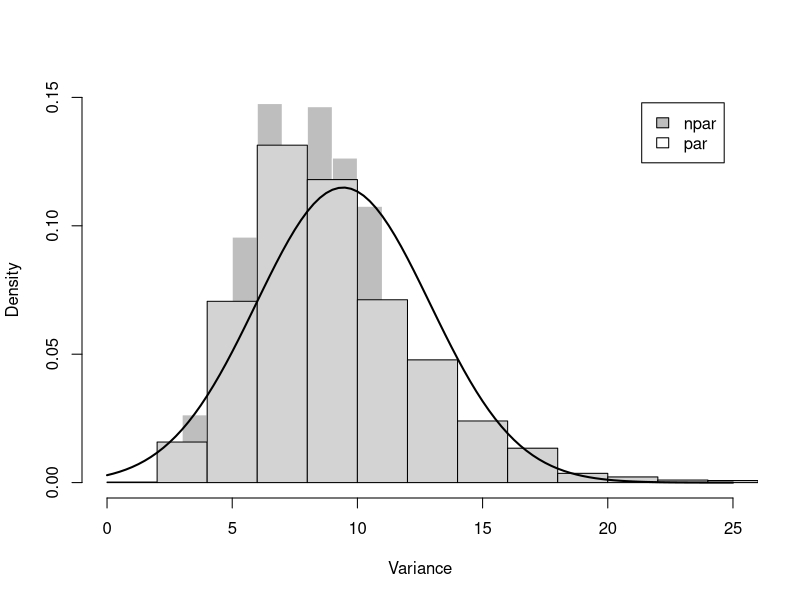

This chart was generated by the following R code:

##--------------------------------------------------------------------##
## Stat 591                                                           ##
## Author: Ryan Martin (rgmartin@math.uic.edu)                        ##
## Date: 08/30/2013                                                   ##
## R code for likelihood & bootstrap inference on the gamma variance  ##
##--------------------------------------------------------------------##


## Generic function for the Newton (or Newton-Raphson) optimization method

# Note: The optimization methods built in to R (e.g., 'optim') are better 
# than this implementation of the Newton method given here, which is just 
# for illustration purposes (so students can see how to write their own
# implementation of Newton's method).  With this version, you might find 
# that if the initial guess is poor, then the method will not converge to 
# a solution.  The built-in methods in R are faster and more stable.

newton <- function(f, df, x0, eps=1e-08, maxiter=1000, ...) {

  if(!exists("ginv")) library(MASS)
  x <- x0
  t <- 0

  repeat {

    t <- t + 1
    x.new <- x - as.numeric(ginv(df(x, ...)) %*% f(x, ...))
    if(mean(abs(x.new - x)) < eps | t >= maxiter) {

      if(t >= maxiter) warning("Maximum number of iterations reached!")
      break

    }
    x <- x.new

  }

  out <- list(solution=x.new, value=f(x.new, ...), iter=t)
  return(out)

}



## Auxiliary functions

# Derivative of the gamma log-likelihood

dl <- function(theta, X, n) {

  alpha <- theta[1]
  beta <- theta[2]
  o1 <- -n * log(beta) - n * digamma(alpha) + sum(log(X))
  o2 <- -n * alpha / beta + n * mean(X) / beta**2
  return(c(o1, o2))

}

# Second derivative of the gamma log-likelihood

ddl <- function(theta, X, n) {

  alpha <- theta[1]
  beta <- theta[2]
  o11 <- -n * trigamma(alpha)
  o12 <- -n / beta
  o22 <- -n * (2 * mean(X) / beta**3 - alpha / beta**2)
  return(matrix(c(o11, o12, o12, o22), 2, 2, byrow=TRUE))

}

# Gamma method of moments estimation

gamma.mme <- function(X) {

  m <- mean(X)
  v <- var(X)
  return(c(m**2 / v, v / m))

}


## Gamma maximum likelihood estimation

X <- c(6.00, 5.98, 7.81, 6.77, 10.64, 13.63, 10.53, 8.92, 3.77, 5.78,
       6.32, 4.44, 5.34, 1.54, 4.42, 4.71, 6.12, 2.57, 9.47, 9.03)
n <- length(X)
mme <- gamma.mme(X)                             # method of moments estimator
mle <- newton(dl, ddl, mme, X=X, n=n)$solution  # maximum likelihood estimator
print(rbind(mme=mme, mle=mle))


## Asymptotic likelihood inference on the variance (= alpha * beta**2)

J <- -ddl(mle, X, n)                                                # observed information
gr <- matrix(c(mle[2]**2, 2 * mle[1] * mle[2]), ncol=1)             # gradient of variance
dt.var <- as.numeric(t(gr) %*% ginv(J) %*% gr)                      # delta theorem variance
mle.ci <- mle[1] * mle[2]**2 + qnorm(c(0.05, 0.95)) * sqrt(dt.var)  # 90% CI for variance
print(mle.ci)


## Bootstrap inference on the variance

B <- 2500


# Nonparametric bootstrap

var.nboot <- numeric(B)
for(b in 1:B) var.nboot[b] <- var(sample(X, size=n, replace=TRUE))
nboot.ci <- as.numeric(quantile(var.nboot, c(0.05, 0.95)))  # 90% (npar) bootstrap CI for variance
print(nboot.ci)


# Parametric bootstrap

var.pboot <- numeric(B)
for(b in 1:B) {

  XX <- rgamma(n, shape=mle[1], scale=mle[2])
  mmeb <- gamma.mme(XX)
  mleb <- newton(dl, ddl, mmeb, X=XX, n=n)$solution
  var.pboot[b] <- mleb[1] * mleb[2]**2

}
pboot.ci <- as.numeric(quantile(var.pboot, c(0.05, 0.95)))  # 90% (par) bootstrap CI for variance
print(pboot.ci)


## Comparison of "sampling distributions"

hist(var.nboot, freq=FALSE, col="gray", border="white", xlab="Variance", xlim=c(0,25), ylim=c(0,0.15), main="")
hist(var.pboot, freq=FALSE, add=TRUE)
curve(dnorm(x, mle[1] * mle[2]**2, sqrt(dt.var)), add=TRUE, lwd=2)
legend(x="topright", inset=0.05, fill=c("gray", "white"), c("npar", "par"))
